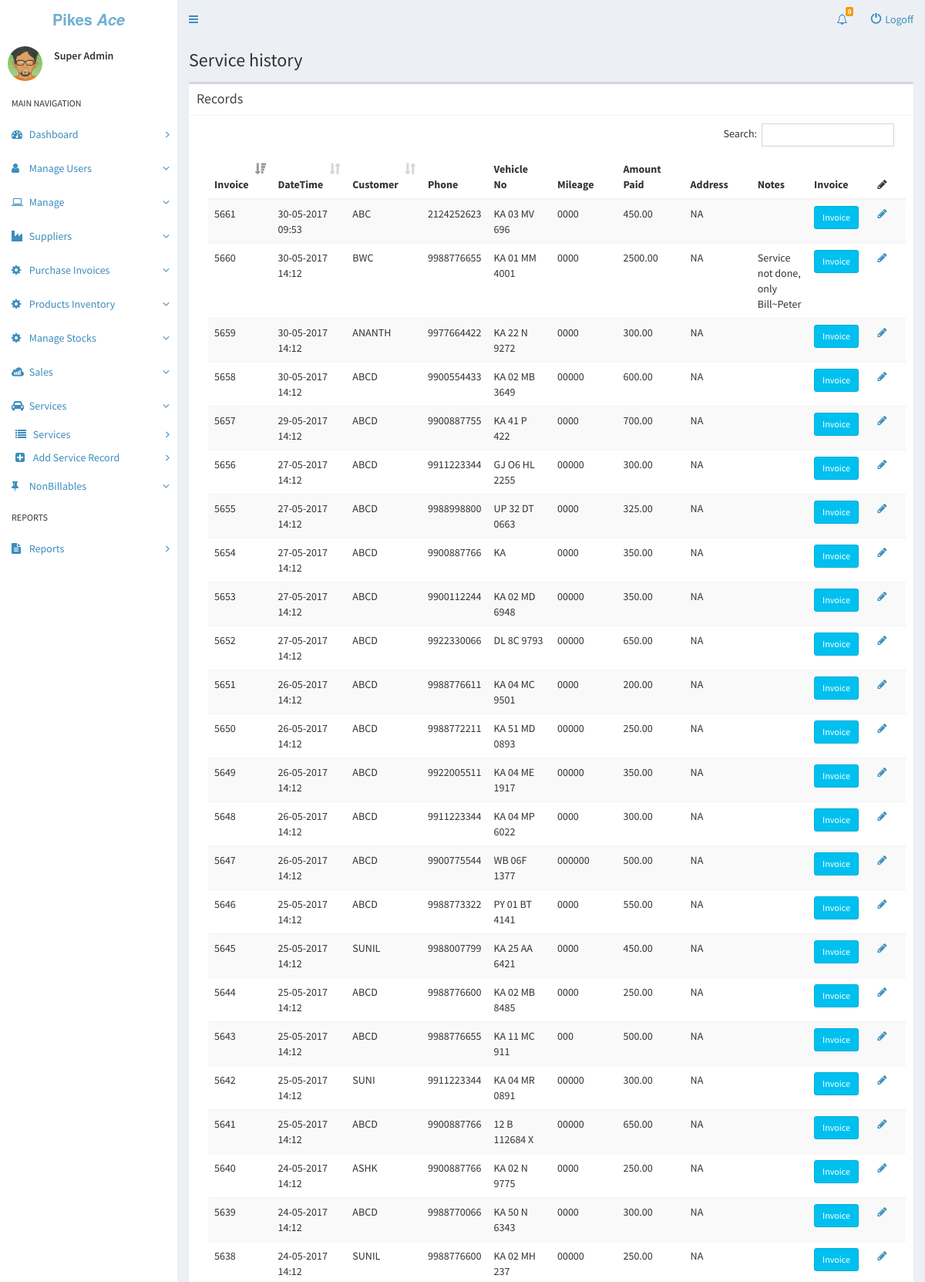
Screenshot of /pages/php/services.php (signed in, upper part) with the database file from the repository.
### tables this page shows
CREATE TABLE IF NOT EXISTS `role` (
  `RoleID` int(11) NOT NULL AUTO_INCREMENT,
  `RoleName` varchar(20) DEFAULT NULL,
  PRIMARY KEY (`RoleID`)
);

CREATE TABLE IF NOT EXISTS `service` (
  `InvoiceNumber` int(11) NOT NULL AUTO_INCREMENT,
  `InvoiceDateTime` datetime NOT NULL,
  `CustomerName` varchar(255) NOT NULL,
  `CustomerPhone` varchar(10) NOT NULL,
  `VehicleNumber` varchar(30) NOT NULL,
  `VehicleMileage` varchar(20) NOT NULL,
  `SubTotal` decimal(19,2) NOT NULL DEFAULT '0.00',
  `Discount` decimal(19,2) NOT NULL DEFAULT '0.00',
  `AmountPaid` decimal(19,2) NOT NULL DEFAULT '0.00',
  `Address` varchar(255) NOT NULL,
  `Note` varchar(255) NOT NULL,
  `UserID` int(11) NOT NULL,
  `LastUpdated` timestamp NOT NULL DEFAULT '0000-00-00 00:00:00' ON UPDATE CURRENT_TIMESTAMP,
  PRIMARY KEY (`InvoiceNumber`)
);

### pages/php/ChromePhp.php (called while the page is built, shortened)
<?php
class ChromePhp
{
    protected $_settings = array(
        self::BACKTRACE_LEVEL => 1
    );
    protected static $_instance;
    public static function getInstance()
    {
        if (self::$_instance === null) {
            self::$_instance = new self();
        }
        return self::$_instance;
    }
    public static function log()
    {
        $args = func_get_args();
        return self::_log('', $args);
    }
    protected static function _log($type, array $args)
    {
        $logger = self::getInstance();
        $logger->_processed = array();
        $logs = array();
        foreach ($args as $arg) {
            $logs[] = $logger->_convert($arg);
        }
        $backtrace = debug_backtrace(false);
        $level = $logger->getSetting(self::BACKTRACE_LEVEL);
        if (isset($backtrace[$level]['file']) && isset($backtrace[$level]['line'])) {
            $backtrace_message = $backtrace[$level]['file'] . ' : ' . $backtrace[$level]['line'];
        }
    }
    protected function _convert($object)
    {
        if (!is_object($object)) {
            return $object;
        }
        $object_as_array = array();
        $object_as_array['___class_name'] = get_class($object);
        return $object_as_array;
    }
    protected function _addRow(array $logs, $backtrace, $type)
    {
        $row = array($logs, $backtrace, $type);
    }
    protected function _encode($data)
    {
        return base64_encode(utf8_encode(json_encode($data)));
    }
    public function getSetting($key)
    {
        return $this->_settings[$key];
    }
}

### pages/php/services.php (the view, shortened to what this page needs)
<?php
require '_core.php';
if(isLogin())
{
require '_header.php';
$roleID = getUserRoleID();
?>
<div class="content-wrapper">
  <section class="content-header" id="MainEventInfo" >
    <h1>
      <div>Service history
    </h1>
  </section>
  <section class="content">
    <div class="box">
      <div class="box-header with-border">
        <h3 class="box-title">Records</h3>
      </div>
      <div class="box-body">
      <div class="table-responsive col-sm-12" >
          <table id="serviceTable" class="table table-striped table-hover" >
            <thead>
              <tr>
                <th>Invoice</th>
                <th>DateTime</th>
                <th>Customer</th>
                <th>Phone</th>
                <th>Vehicle No</th>
                <th>Mileage</th>
                <th>Amount Paid</th>
                <th>Address</th>
                <th>Notes</th>
                <th>Invoice</i></th>
                <th><i class="fa fa-pencil" aria-hidden="true"></i></th>
              </tr>
            </thead>
            <tbody>
              <?php
                $services = GetServices2();
                foreach ($services as $service) {
                  ?>
                  <tr>
                    <td><?php echo $service->invoiceNumber; ?></td>
                    <td><?php echo $service->invoiceDate; ?></td>
                    <td><?php echo $service->customerName; ?></td>
                    <td><?php echo $service->customerPhone ?></td>
                    <td><?php echo $service->vehicleNumber; ?></td>
                    <td><?php echo $service->vehicleMileage; ?></td>
                    <td><?php echo $service->amountPaid; ?></td>
                    <td><?php echo $service->address; ?></td>
                    <td><?php echo $service->notes; ?></td>
                    <td><?php echo '<input type="button" class="btn btn-sm btn-info" value="Invoice" onclick = "DisplayInvoice('.$service->invoiceNumber.');" />'; ?></td>
                    <th>
                    <?php
                      if( $roleID == 1 || strtotime(date('d-m-Y H:i:s')) - strtotime($service->invoiceDate) <= 900)
                        echo '<a href="addservicerecord.php?id='. $service->invoiceNumber.'">' . '<i class="fa fa-pencil" aria-hidden="true"></i>'. '</a>';
                    ?>
                    </th>
                  </tr>
                  <?php
                }
              ?>
            </tbody>
          </table>
      </div>
      </div>
    </div>
  </section>
</div>
<?php
require '_footer.php';
}
else
{
  header('Location: ../../index.php');
}
?>

### pages/php/_core.php (shortened to what this page needs)
<?php
include 'ChromePhp.php';
function isLogin() {
  if(isset($_SESSION['userName']) && !empty($_SESSION['userName'])) {
    return true;
  } else {
    return false;
  }
}
function getUserRole() {
  if(isset($_SESSION['userName']) && !empty($_SESSION['userName'])) {
    $userName = $_SESSION['userName'];
    $GetRoleName = mysql_query("SELECT r.RoleName FROM user u JOIN role r ON u.RoleID = r.RoleID WHERE u.Name = '$userName' ");
    if(mysql_num_rows($GetRoleName)==1) {
        $RoleName = mysql_fetch_assoc($GetRoleName);
        echo $RoleName['RoleName'];
    } else {
      echo "null";
    }
  } else {
    echo 'No User';
  }
}
function getUserRoleID() {
  if(isset($_SESSION['userName']) && !empty($_SESSION['userName'])) {
    $userName = $_SESSION['userName'];
    $GetRoleID = mysql_query("SELECT * FROM user WHERE Name = '$userName' ");
    if(mysql_num_rows($GetRoleID)==1) {
        $ShowData = mysql_fetch_assoc($GetRoleID);
        $RoleID  = $ShowData['RoleID'];
        return $RoleID;
    }
    else {
      return 0;
    }
  }
  else {
    return 0;
  }
}
function GetServices2() {
  $SRArray = array();
  if($getServiceList = mysql_query("SELECT * FROM service")) {
    if(mysql_num_rows($getServiceList) >= 1) {
      while ($service = mysql_fetch_assoc($getServiceList)) {
        $ServiceRecord = new ServiceRecord();
        $ServiceRecord->invoiceNumber = $service['InvoiceNumber'];
        $date = date_create($service['InvoiceDateTime']);
        $ServiceRecord->invoiceDate = date_format($date, 'd-m-Y H:i');
        $ServiceRecord->customerName = $service['CustomerName'];
        $ServiceRecord->customerPhone = $service['CustomerPhone'];
        $ServiceRecord->vehicleNumber = $service['VehicleNumber'];
        $ServiceRecord->vehicleMileage = $service['VehicleMileage'];
        $ServiceRecord->subTotal = $service['SubTotal'];
        $ServiceRecord->discountAmount = $service['Discount'];
        $ServiceRecord->amountPaid = $service['AmountPaid'];
        $ServiceRecord->address = $service['Address'];
        $ServiceRecord->notes = $service['Note'];
        $SRArray[] = $ServiceRecord;
      }
    }
  }
  return $SRArray;
}
?>

### rows the page displays
role: RoleName "Super Admin"
service: InvoiceNumber "5638", InvoiceDateTime "24-05-2017 14:12", CustomerName "SUNIL", CustomerPhone "9988776600", VehicleNumber "KA 02 MH 237", VehicleMileage "00000", AmountPaid "250.00", Address "NA"
service: InvoiceNumber "5639", InvoiceDateTime "24-05-2017 14:12", CustomerName "ABCD", CustomerPhone "9988770066", VehicleNumber "KA 50 N 6343", VehicleMileage "0000", AmountPaid "300.00", Address "NA"
service: InvoiceNumber "5640", InvoiceDateTime "24-05-2017 14:12", CustomerName "ASHK", CustomerPhone "9900887766", VehicleNumber "KA 02 N 9775", VehicleMileage "0000", AmountPaid "250.00", Address "NA"
service: InvoiceNumber "5641", InvoiceDateTime "25-05-2017 14:12", CustomerName "ABCD", CustomerPhone "9900887766", VehicleNumber "12 B 112684 X", VehicleMileage "00000", AmountPaid "650.00", Address "NA"
service: InvoiceNumber "5642", InvoiceDateTime "25-05-2017 14:12", CustomerName "SUNI", CustomerPhone "9911223344", VehicleNumber "KA 04 MR 0891", VehicleMileage "00000", AmountPaid "300.00", Address "NA"
service: InvoiceNumber "5643", InvoiceDateTime "25-05-2017 14:12", CustomerName "ABCD", CustomerPhone "9988776655", VehicleNumber "KA 11 MC 911", VehicleMileage "000", AmountPaid "500.00", Address "NA"
service: InvoiceNumber "5644", InvoiceDateTime "25-05-2017 14:12", CustomerName "ABCD", CustomerPhone "9988776600", VehicleNumber "KA 02 MB 8485", VehicleMileage "0000", AmountPaid "250.00", Address "NA"
service: InvoiceNumber "5645", InvoiceDateTime "25-05-2017 14:12", CustomerName "SUNIL", CustomerPhone "9988007799", VehicleNumber "KA 25 AA 6421", VehicleMileage "0000", AmountPaid "450.00", Address "NA"
service: InvoiceNumber "5646", InvoiceDateTime "25-05-2017 14:12", CustomerName "ABCD", CustomerPhone "9988773322", VehicleNumber "PY 01 BT 4141", VehicleMileage "0000", AmountPaid "550.00", Address "NA"
service: InvoiceNumber "5647", InvoiceDateTime "26-05-2017 14:12", CustomerName "ABCD", CustomerPhone "9900775544", VehicleNumber "WB 06F 1377", VehicleMileage "000000", AmountPaid "500.00", Address "NA"
service: InvoiceNumber "5648", InvoiceDateTime "26-05-2017 14:12", CustomerName "ABCD", CustomerPhone "9911223344", VehicleNumber "KA 04 MP 6022", VehicleMileage "0000", AmountPaid "300.00", Address "NA"
service: InvoiceNumber "5649", InvoiceDateTime "26-05-2017 14:12", CustomerName "ABCD", CustomerPhone "9922005511", VehicleNumber "KA 04 ME 1917", VehicleMileage "00000", AmountPaid "350.00", Address "NA"
service: InvoiceNumber "5650", InvoiceDateTime "26-05-2017 14:12", CustomerName "ABCD", CustomerPhone "9988772211", VehicleNumber "KA 51 MD 0893", VehicleMileage "00000", AmountPaid "250.00", Address "NA"
service: InvoiceNumber "5651", InvoiceDateTime "26-05-2017 14:12", CustomerName "ABCD", CustomerPhone "9988776611", VehicleNumber "KA 04 MC 9501", VehicleMileage "0000", AmountPaid "200.00", Address "NA"
service: InvoiceNumber "5652", InvoiceDateTime "27-05-2017 14:12", CustomerName "ABCD", CustomerPhone "9922330066", VehicleNumber "DL 8C 9793", VehicleMileage "00000", AmountPaid "650.00", Address "NA"
service: InvoiceNumber "5653", InvoiceDateTime "27-05-2017 14:12", CustomerName "ABCD", CustomerPhone "9900112244", VehicleNumber "KA 02 MD 6948", VehicleMileage "00000", AmountPaid "350.00", Address "NA"
service: InvoiceNumber "5654", InvoiceDateTime "27-05-2017 14:12", CustomerName "ABCD", CustomerPhone "9900887766", VehicleNumber "KA", VehicleMileage "0000", AmountPaid "350.00", Address "NA"
service: InvoiceNumber "5655", InvoiceDateTime "27-05-2017 14:12", CustomerName "ABCD", CustomerPhone "9988998800", VehicleNumber "UP 32 DT 0663", VehicleMileage "0000", AmountPaid "325.00", Address "NA"
service: InvoiceNumber "5656", InvoiceDateTime "27-05-2017 14:12", CustomerName "ABCD", CustomerPhone "9911223344", VehicleNumber "GJ O6 HL 2255", VehicleMileage "00000", AmountPaid "300.00", Address "NA"
service: InvoiceNumber "5657", InvoiceDateTime "29-05-2017 14:12", CustomerName "ABCD", CustomerPhone "9900887755", VehicleNumber "KA 41 P 422", VehicleMileage "0000", AmountPaid "700.00", Address "NA"
service: InvoiceNumber "5658", InvoiceDateTime "30-05-2017 14:12", CustomerName "ABCD", CustomerPhone "9900554433", VehicleNumber "KA 02 MB 3649", VehicleMileage "00000", AmountPaid "600.00", Address "NA"
service: InvoiceNumber "5659", InvoiceDateTime "30-05-2017 14:12", CustomerName "ANANTH", CustomerPhone "9977664422", VehicleNumber "KA 22 N 9272", VehicleMileage "0000", AmountPaid "300.00", Address "NA"
service: InvoiceNumber "5660", InvoiceDateTime "30-05-2017 14:12", CustomerName "BWC", CustomerPhone "9988776655", VehicleNumber "KA 01 MM 4001", VehicleMileage "0000", AmountPaid "2500.00", Address "NA", Note "Service not done, only Bill~Peter"
service: InvoiceNumber "5661", InvoiceDateTime "30-05-2017 09:53", CustomerName "ABC", CustomerPhone "2124252623", VehicleNumber "KA 03 MV 696", VehicleMileage "0000", AmountPaid "450.00", Address "NA"
